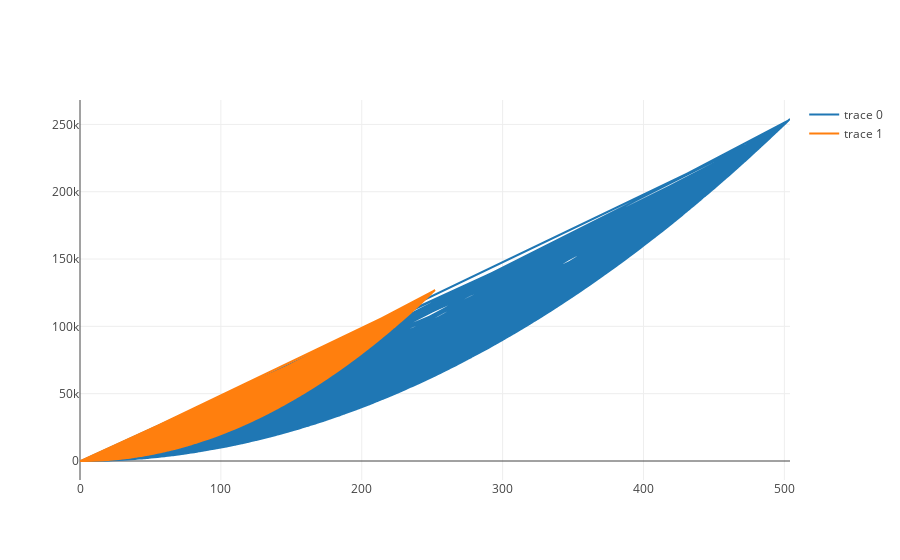

Write notebook code for a chart like this one.
### Code cell
scatter1 = go.Scatter(x=X, y=Y)
scatter2 = go.Scatter(x=X/2, y=Y/2)
py.offline.iplot({
    "data": [scatter1, scatter2],
    "lay"
})

### Figure 1 — Plotly figure (JSON) as saved in the notebook; plotly's stock layout.template omitted (floating-point values rounded to 4 significant figures; data arrays with more than 128 entries replaced by an {"elided": "..."} marker saying what was removed)
{"data": [{"type": "scatter", "uid": "c39d3d41-c163-4460-bbb6-d5d907c83ffc", "x": {"elided": "1000 int values"}, "y": {"elided": "1000 int values"}}, {"type": "scatter", "uid": "44813325-1d11-4480-90f6-fdeee04bb0d4", "x": {"elided": "1000 float values"}, "y": {"elided": "1000 float values"}}], "layout": {}}
